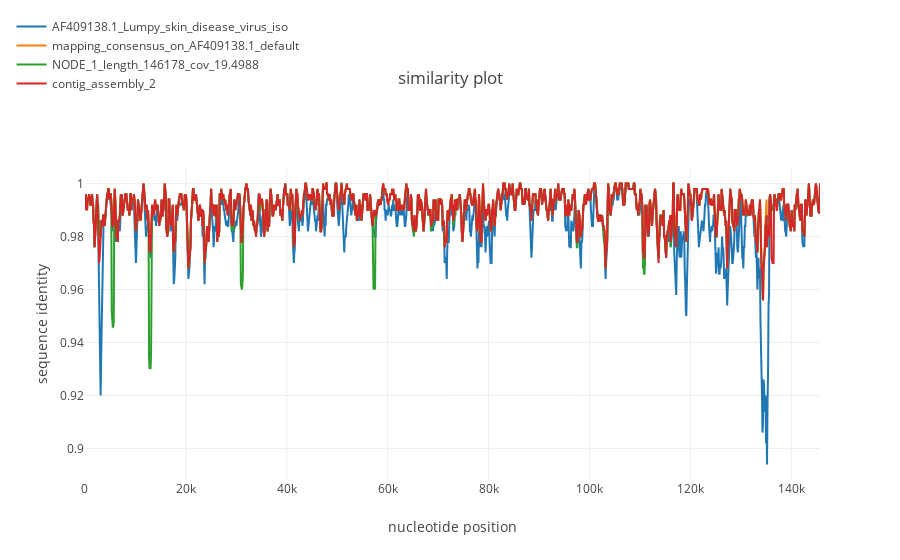

Write notebook code for a chart like this one.
### Code cell
simgen("../for_recan_lsdv.fasta", window=500, shift=100, pot_rec=2)

### Figure 1 — Plotly figure (JSON) as saved in the notebook; plotly's stock layout.template omitted (floating-point values rounded to 4 significant figures; data arrays with more than 128 entries replaced by an {"elided": "..."} marker saying what was removed)
{"data": [{"name": "AF409138.1_Lumpy_skin_disease_virus_iso", "type": "scatter", "uid": "0c242800-9af0-11e8-9131-d46a6a82ea71", "x": {"elided": "1459 int values"}, "y": {"elided": "1458 float values"}}, {"name": "mapping_consensus_on_AF409138.1_default", "type": "scatter", "uid": "0c242801-9af0-11e8-8715-d46a6a82ea71", "x": {"elided": "1459 int values"}, "y": {"elided": "1458 float values"}}, {"name": "NODE_1_length_146178_cov_19.4988", "type": "scatter", "uid": "0c242802-9af0-11e8-a5f8-d46a6a82ea71", "x": {"elided": "1459 int values"}, "y": {"elided": "1458 float values"}}, {"name": "contig_assembly_2", "type": "scatter", "uid": "0c242803-9af0-11e8-8e6f-d46a6a82ea71", "x": {"elided": "1459 int values"}, "y": {"elided": "1458 float values"}}], "layout": {"legend": {"x": -0.1, "y": 1.5}, "title": "similarity plot", "xaxis": {"title": "nucleotide position"}, "yaxis": {"title": "sequence identity"}}}
